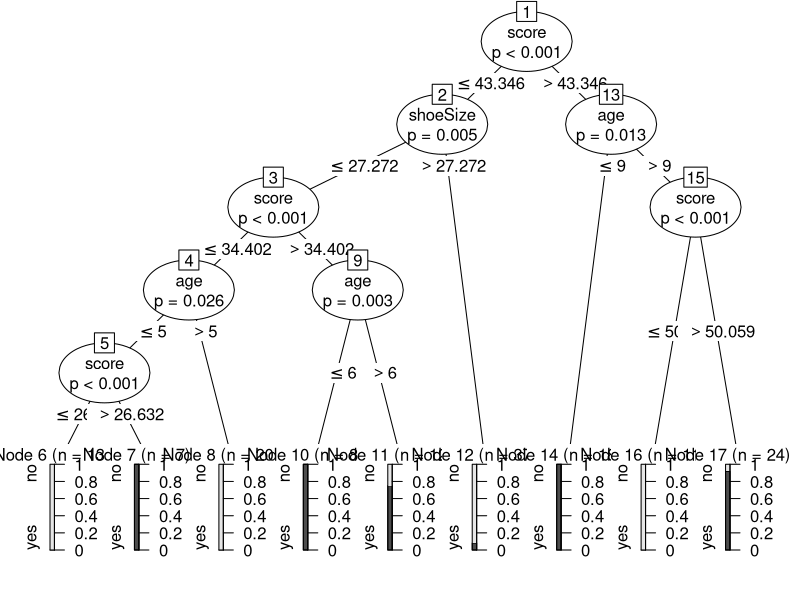
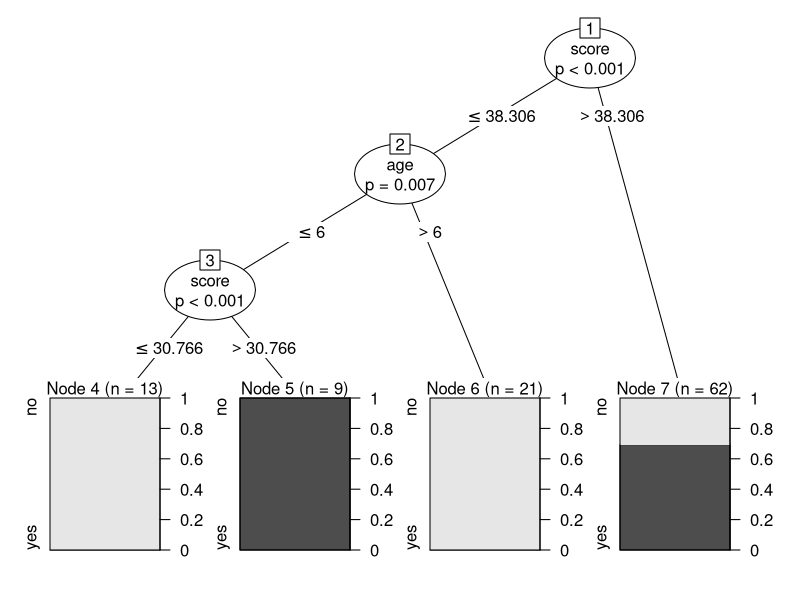

These charts were generated, in order, by the following R code:
install.packages("party")
library(party)
View(readingSkills)
print(head(readingSkills))
input.dat <- readingSkills[c(1:105),] # Create the input data frame.

# Create the tree.
output.tree <- ctree(nativeSpeaker ~ age + shoeSize + score,data = input.dat)

# Plot the tree.

png(file = "decision_tree.png")   ##  if wand  to  save 
plot(output.tree)
dev.off()


#Conclusion From the decision tree shown above we can conclude that anyone whose 
#readingSkills score is less than 38.3 and age is more than 6 is not a native Speaker.


library(datasets)
installed.packages('caTools')
library(caTools)
library(party)
library(dplyr)
library(magrittr)

##Splitting dataset into 4:1 ratio for train and test data
sample_data = sample.split(readingSkills, SplitRatio = 0.8)
train_data <- subset(readingSkills, sample_data == TRUE)
test_data <- subset(readingSkills, sample_data == FALSE)

# Create the decision tree model using ctree and plot the model 
model<- ctree(nativeSpeaker ~ ., train_data)
plot(model)


# testing the people who are native speakers # and those who are not
predict_model<-predict(model, test_data)
predict_model

# creates a table to count how many are classified
# as native speakers and how many are not
m_at <- table(test_data$nativeSpeaker, predict_model)
m_at

#Determining the accuracy of the model developed 

ac_Test <- sum(diag(m_at)) / sum(m_at)
print(paste('Accuracy for test is found to be', ac_Test))
